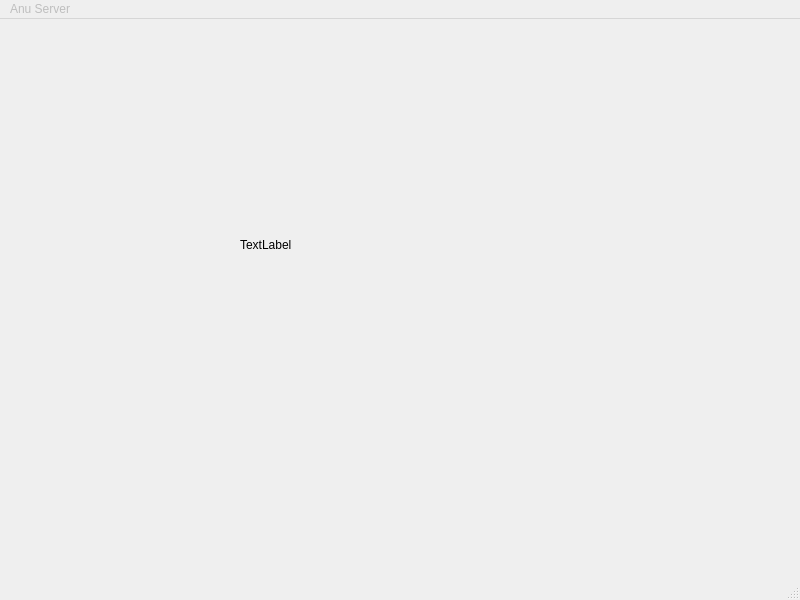
<?xml version="1.0" encoding="UTF-8"?>
<ui version="4.0">
 <class>mainWindow</class>
 <widget class="QMainWindow" name="mainWindow">
  <property name="enabled">
   <bool>true</bool>
  </property>
  <property name="geometry">
   <rect>
    <x>0</x>
    <y>0</y>
    <width>800</width>
    <height>600</height>
   </rect>
  </property>
  <property name="windowTitle">
   <string>MainWindow</string>
  </property>
  <property name="tabShape">
   <enum>QTabWidget::TabShape::Rounded</enum>
  </property>
  <widget class="QWidget" name="centralwidget">
   <widget class="QStackedWidget" name="stackedWidget">
    <property name="geometry">
     <rect>
      <x>40</x>
      <y>30</y>
      <width>721</width>
      <height>471</height>
     </rect>
    </property>
    <property name="currentIndex">
     <number>0</number>
    </property>
    <widget class="QWidget" name="page">
     <widget class="QLabel" name="labelSplash">
      <property name="geometry">
       <rect>
        <x>200</x>
        <y>120</y>
        <width>201</width>
        <height>151</height>
       </rect>
      </property>
      <property name="text">
       <string>TextLabel</string>
      </property>
     </widget>
    </widget>
    <widget class="QWidget" name="page_2">
     <widget class="QTableWidget" name="tableWidget">
      <property name="geometry">
       <rect>
        <x>20</x>
        <y>70</y>
        <width>681</width>
        <height>371</height>
       </rect>
      </property>
     </widget>
     <widget class="QPushButton" name="refreshButton">
      <property name="geometry">
       <rect>
        <x>30</x>
        <y>20</y>
        <width>80</width>
        <height>24</height>
       </rect>
      </property>
      <property name="text">
       <string>Refresh Button</string>
      </property>
     </widget>
    </widget>
   </widget>
  </widget>
  <widget class="QMenuBar" name="menubar">
   <property name="enabled">
    <bool>false</bool>
   </property>
   <property name="geometry">
    <rect>
     <x>0</x>
     <y>0</y>
     <width>800</width>
     <height>21</height>
    </rect>
   </property>
   <widget class="QMenu" name="menuAnu_Server">
    <property name="title">
     <string>Anu Server</string>
    </property>
   </widget>
   <widget class="QMenu" name="menu">
    <property name="title">
     <string/>
    </property>
   </widget>
   <addaction name="menuAnu_Server"/>
   <addaction name="menu"/>
  </widget>
  <widget class="QStatusBar" name="statusbar"/>
 </widget>
 <resources/>
 <connections/>
</ui>
